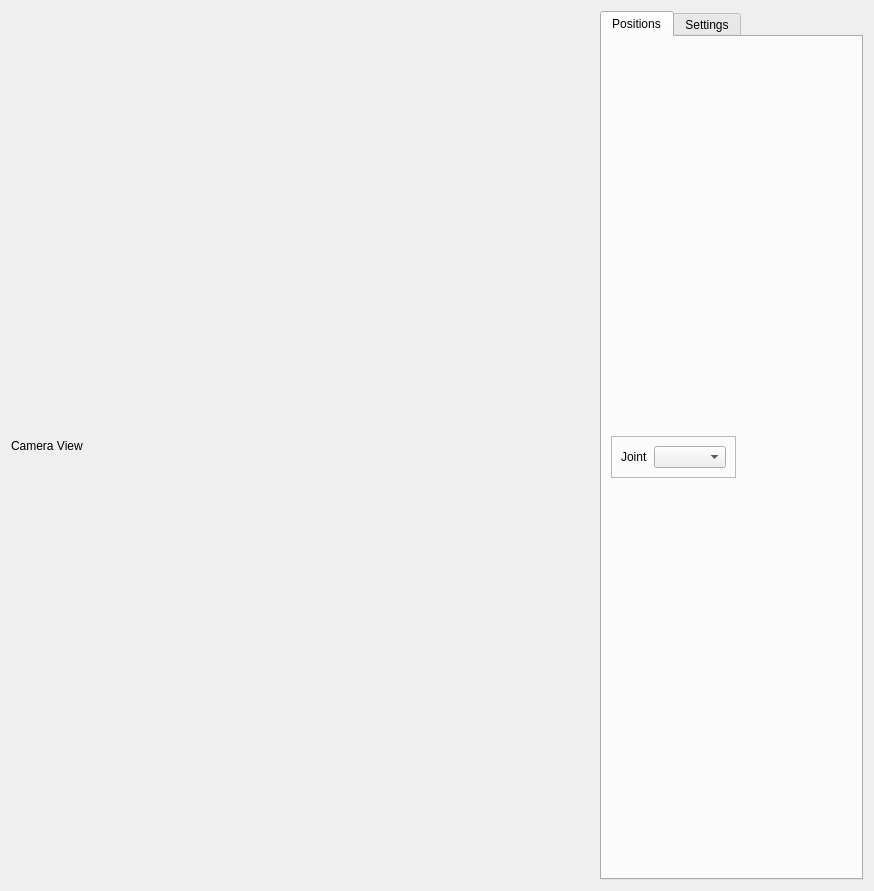
<?xml version="1.0" encoding="UTF-8"?>
<ui version="4.0">
 <class>Form</class>
 <widget class="QWidget" name="Form">
  <property name="geometry">
   <rect>
    <x>0</x>
    <y>0</y>
    <width>874</width>
    <height>891</height>
   </rect>
  </property>
  <property name="windowTitle">
   <string>Form</string>
  </property>
  <layout class="QHBoxLayout" name="horizontalLayout_4">
   <item>
    <widget class="QLabel" name="label_cameraView">
     <property name="sizePolicy">
      <sizepolicy hsizetype="Minimum" vsizetype="Minimum">
       <horstretch>0</horstretch>
       <verstretch>0</verstretch>
      </sizepolicy>
     </property>
     <property name="minimumSize">
      <size>
       <width>300</width>
       <height>300</height>
      </size>
     </property>
     <property name="maximumSize">
      <size>
       <width>3000</width>
       <height>3000</height>
      </size>
     </property>
     <property name="text">
      <string>Camera View</string>
     </property>
    </widget>
   </item>
   <item>
    <widget class="QTabWidget" name="tabWidget">
     <property name="sizePolicy">
      <sizepolicy hsizetype="Maximum" vsizetype="Minimum">
       <horstretch>0</horstretch>
       <verstretch>0</verstretch>
      </sizepolicy>
     </property>
     <property name="currentIndex">
      <number>0</number>
     </property>
     <widget class="QWidget" name="tab_positions">
      <attribute name="title">
       <string>Positions</string>
      </attribute>
      <layout class="QVBoxLayout" name="verticalLayout_4">
       <item>
        <widget class="QFrame" name="frame_2">
         <property name="sizePolicy">
          <sizepolicy hsizetype="Maximum" vsizetype="Maximum">
           <horstretch>0</horstretch>
           <verstretch>0</verstretch>
          </sizepolicy>
         </property>
         <property name="frameShape">
          <enum>QFrame::StyledPanel</enum>
         </property>
         <property name="frameShadow">
          <enum>QFrame::Raised</enum>
         </property>
         <layout class="QHBoxLayout" name="horizontalLayout_3">
          <item>
           <widget class="QLabel" name="label">
            <property name="text">
             <string>Joint</string>
            </property>
           </widget>
          </item>
          <item>
           <widget class="QComboBox" name="comboBox_jointSelection"/>
          </item>
         </layout>
        </widget>
       </item>
      </layout>
     </widget>
     <widget class="QWidget" name="tab_hands">
      <attribute name="title">
       <string>Settings</string>
      </attribute>
      <layout class="QHBoxLayout" name="horizontalLayout">
       <item>
        <widget class="QFrame" name="frame">
         <property name="sizePolicy">
          <sizepolicy hsizetype="Maximum" vsizetype="Maximum">
           <horstretch>0</horstretch>
           <verstretch>0</verstretch>
          </sizepolicy>
         </property>
         <property name="frameShape">
          <enum>QFrame::StyledPanel</enum>
         </property>
         <property name="frameShadow">
          <enum>QFrame::Raised</enum>
         </property>
         <layout class="QGridLayout" name="gridLayout">
          <item row="0" column="0">
           <spacer name="horizontalSpacer">
            <property name="orientation">
             <enum>Qt::Horizontal</enum>
            </property>
            <property name="sizeHint" stdset="0">
             <size>
              <width>40</width>
              <height>20</height>
             </size>
            </property>
           </spacer>
          </item>
          <item row="1" column="0" colspan="2">
           <widget class="QGroupBox" name="groupBox_xLandmarks">
            <property name="title">
             <string>X Landmarks</string>
            </property>
            <layout class="QGridLayout" name="gridLayout_3">
             <item row="3" column="1">
              <widget class="QLabel" name="label_left">
               <property name="text">
                <string>Position</string>
               </property>
              </widget>
             </item>
             <item row="2" column="1">
              <widget class="QLabel" name="label_middle">
               <property name="text">
                <string>Position</string>
               </property>
              </widget>
             </item>
             <item row="2" column="0">
              <widget class="QPushButton" name="pushButton_middle">
               <property name="text">
                <string>Define Middle Line</string>
               </property>
              </widget>
             </item>
             <item row="3" column="0">
              <widget class="QPushButton" name="pushButton_left">
               <property name="text">
                <string>Define Left Line</string>
               </property>
              </widget>
             </item>
             <item row="0" column="0">
              <widget class="QPushButton" name="pushButton_right">
               <property name="text">
                <string>Define Right Line</string>
               </property>
              </widget>
             </item>
             <item row="0" column="1">
              <widget class="QLabel" name="label_right">
               <property name="text">
                <string>Position</string>
               </property>
              </widget>
             </item>
            </layout>
           </widget>
          </item>
          <item row="4" column="0" colspan="2">
           <widget class="QGroupBox" name="groupBox_yLandmarks">
            <property name="title">
             <string>Y Landmarks</string>
            </property>
            <layout class="QGridLayout" name="gridLayout_2">
             <item row="1" column="0">
              <widget class="QPushButton" name="pushButton">
               <property name="text">
                <string>Define Center</string>
               </property>
              </widget>
             </item>
             <item row="2" column="0">
              <widget class="QPushButton" name="pushButton_3">
               <property name="text">
                <string>Define Down</string>
               </property>
              </widget>
             </item>
             <item row="0" column="0">
              <widget class="QPushButton" name="pushButton_2">
               <property name="text">
                <string>Define Up</string>
               </property>
              </widget>
             </item>
             <item row="0" column="1">
              <widget class="QLabel" name="label_up">
               <property name="text">
                <string>Position</string>
               </property>
              </widget>
             </item>
             <item row="1" column="1">
              <widget class="QLabel" name="label_center">
               <property name="text">
                <string>Position</string>
               </property>
              </widget>
             </item>
             <item row="2" column="1">
              <widget class="QLabel" name="label_down">
               <property name="text">
                <string>Position</string>
               </property>
              </widget>
             </item>
            </layout>
           </widget>
          </item>
          <item row="5" column="0" colspan="2">
           <widget class="QGroupBox" name="groupBox_2">
            <property name="title">
             <string>Show Tracking Points</string>
            </property>
            <layout class="QVBoxLayout" name="verticalLayout">
             <item>
              <widget class="QCheckBox" name="checkBox_face">
               <property name="text">
                <string>Face</string>
               </property>
               <property name="checked">
                <bool>true</bool>
               </property>
              </widget>
             </item>
             <item>
              <widget class="QGroupBox" name="groupBox_3">
               <property name="title">
                <string>Hands</string>
               </property>
               <layout class="QHBoxLayout" name="horizontalLayout_2">
                <item>
                 <widget class="QCheckBox" name="checkBox_rightHand">
                  <property name="text">
                   <string>Right</string>
                  </property>
                  <property name="checked">
                   <bool>true</bool>
                  </property>
                 </widget>
                </item>
                <item>
                 <widget class="QCheckBox" name="checkBox_leftHand">
                  <property name="text">
                   <string>Left</string>
                  </property>
                  <property name="checked">
                   <bool>true</bool>
                  </property>
                 </widget>
                </item>
               </layout>
              </widget>
             </item>
             <item>
              <widget class="QCheckBox" name="checkBox_body">
               <property name="text">
                <string>Body</string>
               </property>
               <property name="checked">
                <bool>true</bool>
               </property>
              </widget>
             </item>
            </layout>
           </widget>
          </item>
          <item row="0" column="1">
           <widget class="QPushButton" name="pushButton_play">
            <property name="sizePolicy">
             <sizepolicy hsizetype="Maximum" vsizetype="Maximum">
              <horstretch>0</horstretch>
              <verstretch>0</verstretch>
             </sizepolicy>
            </property>
            <property name="text">
             <string/>
            </property>
           </widget>
          </item>
          <item row="6" column="0" colspan="2">
           <spacer name="verticalSpacer">
            <property name="orientation">
             <enum>Qt::Vertical</enum>
            </property>
            <property name="sizeHint" stdset="0">
             <size>
              <width>20</width>
              <height>40</height>
             </size>
            </property>
           </spacer>
          </item>
         </layout>
        </widget>
       </item>
       <item>
        <spacer name="horizontalSpacer_2">
         <property name="orientation">
          <enum>Qt::Horizontal</enum>
         </property>
         <property name="sizeHint" stdset="0">
          <size>
           <width>40</width>
           <height>20</height>
          </size>
         </property>
        </spacer>
       </item>
      </layout>
     </widget>
    </widget>
   </item>
  </layout>
 </widget>
 <resources/>
 <connections/>
</ui>
